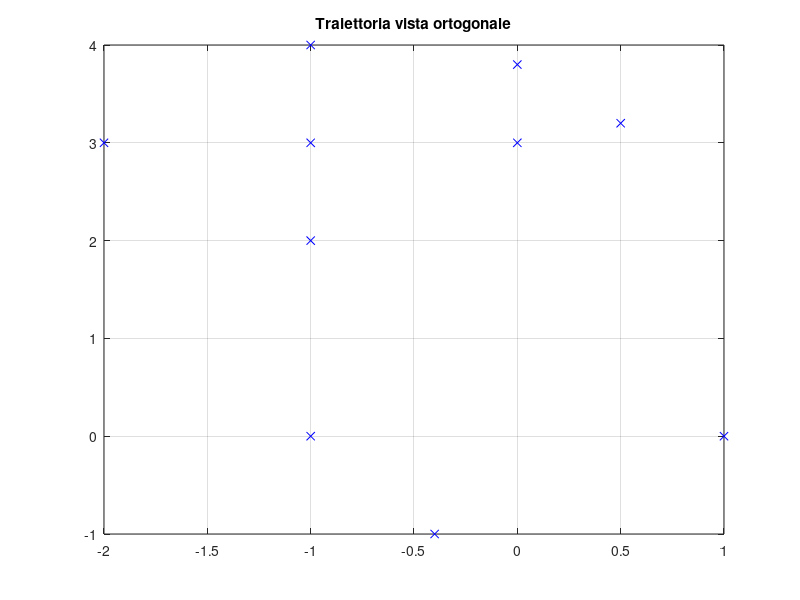
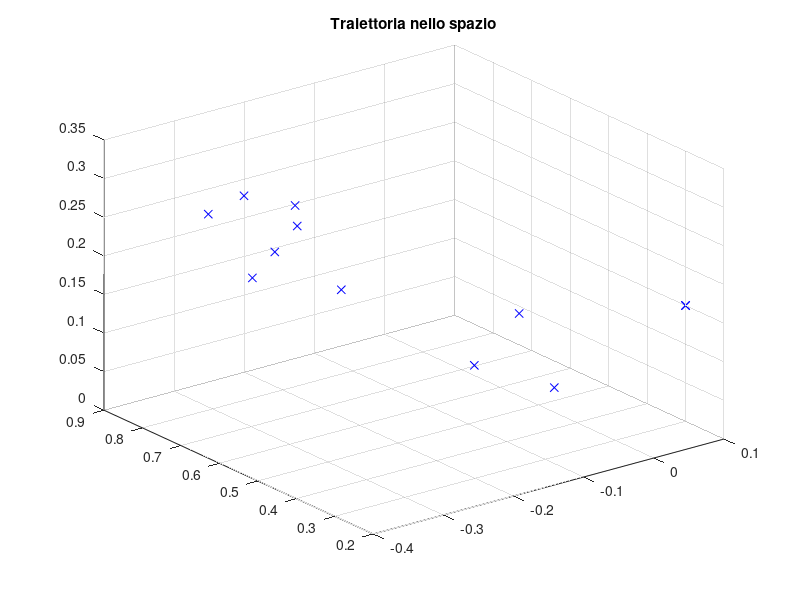

Reproduce these figures in MATLAB, in order.
% definisco l'ascissa curvilinea come la somma di tutti i tratti della
% traiettoria definita per punti [x;y;z;1]

P=[-2,3,0,1;
    -1,3,0,1;
    0,3,0,1;
    0.5,3.2,0,1;
    0,3.8,0,1;
   -1,4,0,1;
   -1,2,0,1;
   -1,0,0,1;
   -0.4,-1,0,1
   1,0,0,1]';


figure
for i=1:length(P)
    plot(P(1,i),P(2,i),'-xb')
    hold on
end
grid on
title("Traiettoria vista ortogonale")

% Trasformo i punti nello spazio

scala=[0.1 0.1 0.1 1]';

mtraj_1=[cos(pi/4) -sin(pi/4) 0 0;
         sin(pi/4) cos(pi/4) 0 0;
         0 0 1 0;
         0 0 0 1];
       
mtraj_2=[1 0 0 0;
         0 cos(pi/6) -sin(pi/6) 0;
         0 sin(pi/6) cos(pi/6) 0;
         0 0 0 1];

mtraj_3=[1 0 0 4;
         0 1 0 4;
         0 0 1 -1.5;
         0 0 0 1];
        
mtraj=mtraj_1*mtraj_2*mtraj_3;

for i=1:length(P)
    nodi_trasformati(:,i)=mtraj*P(:,i).*scala; 
end

% Aggiungo punto P1 inizio e fine della traiettoria 
P1=[0.1 0.3 0.15 1]';
nodi_trasformati=[P1 nodi_trasformati P1];

figure
for i=1:length(nodi_trasformati)
    plot3(nodi_trasformati(1,i),nodi_trasformati(2,i),nodi_trasformati(3,i),'x-b')
    hold on
end
grid on
title("Traiettoria nello spazio")
%close all
